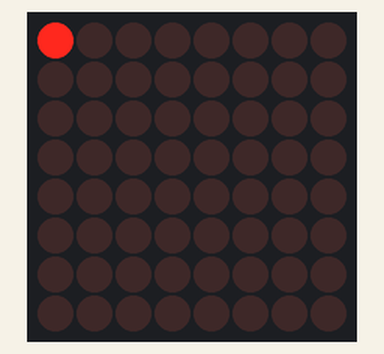
The sketch below on a simulated Arduino Uno, built with avr-gcc and run on an emulated ATmega328P. On the bench: 8×8 LED matrix.

Above: at 0.05 s.
At 0.75 s:
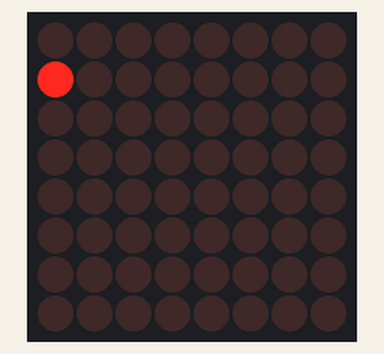
At 1.55 s:
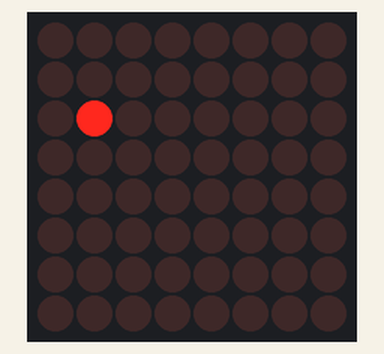
At 3.06 s:
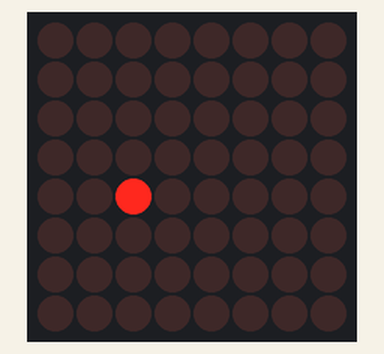
At 4.56 s:
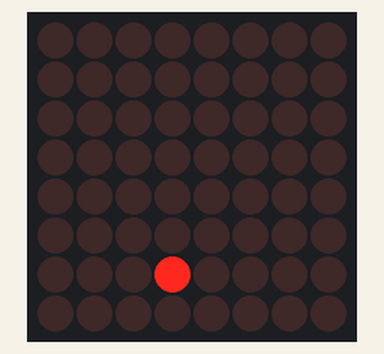
At 6.17 s:
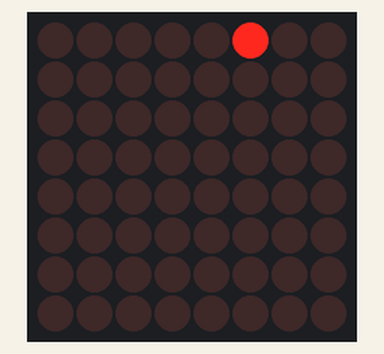

Measured:
- by itself, everything shown: repeats every 5.6 s, in 56 steps

The sketch:

prueba_1x1.ino
```cpp
#include <LedControl.h> // Librería para controlar el MAX7219

// Definición de los pines entre el Arduino y el módulo MAX7219
#define PIN_CLK  7   // Pin D13 del Arduino (SCK) → pin CLK del módulo
#define PIN_CS   6   // Pin D10 del Arduino (CS o LOAD) → pin CS del módulo
#define PIN_DIN  5   // Pin D11 del Arduino (MOSI) → pin DIN del módulo


// Configuración del módulo
#define NUM_MODULOS   1   // Número de matrices (puede ir de 1 a 8)
#define DIRECCION     0   // Dirección del módulo (si hay varios en cascada)
#define TIEMPO_LED   100  // Tiempo que cada LED se mantiene encendido (ms)

// Creación del objeto que controla el módulo (parámetros: DIN, CLK, CS, número de módulos)
LedControl matrizLed = LedControl(PIN_DIN, PIN_CLK, PIN_CS, NUM_MODULOS);

// =========================
// Función de inicialización
// =========================
void setup() {
  // Activamos el módulo (false = modo normal, true = modo ahorro)
  matrizLed.shutdown(DIRECCION, false);

  // Brillo de la matriz (0 a 15)
  matrizLed.setIntensity(DIRECCION, 5);

  // Apaga todos los LEDs antes de empezar
  matrizLed.clearDisplay(DIRECCION);
}

// =================
// Bucle principal
// =================
void loop() {

  // ***************
  // Efecto barrido
  // ***************
  // Recorre todas las filas y columnas encendiendo un LED a la vez
  for (int fila = 0; fila < 8; fila++) {        // Recorre las 8 filas
    for (int columna = 0; columna < 7; columna++) {  // Recorre las 8 columnas
      matrizLed.setLed(DIRECCION, fila, columna, true);   // Enciende el LED (fila, columna)
      delay(TIEMPO_LED);                                  // Espera un momento
      matrizLed.setLed(DIRECCION, fila, columna, false);  // Apaga ese LED antes de pasar al siguiente
    }
  }
}
```
